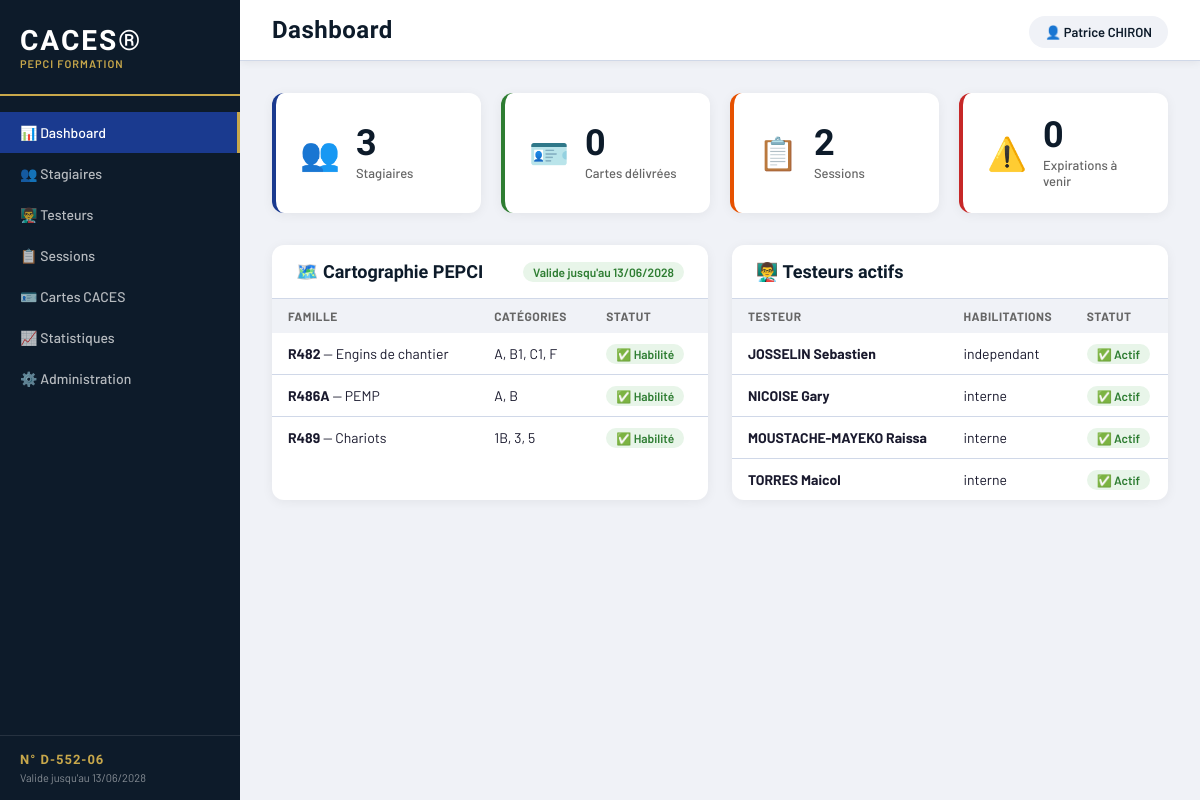
Before: / with the older database file.
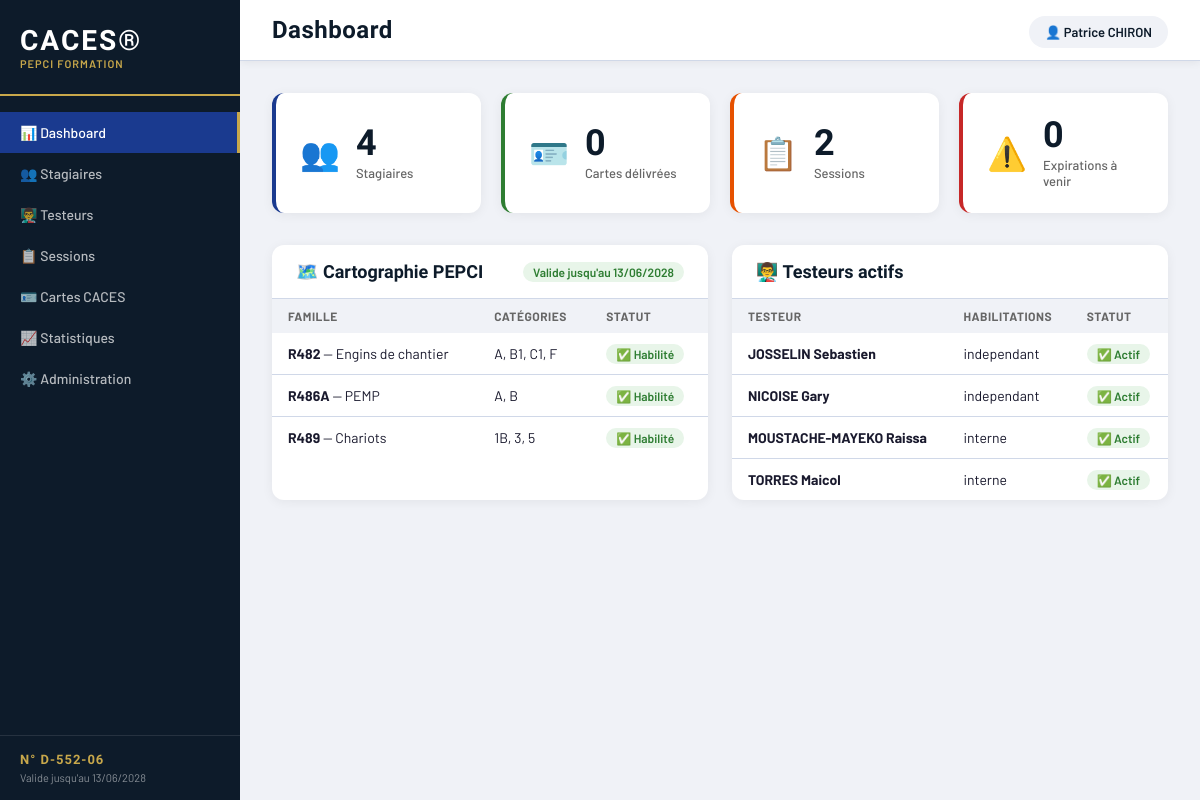
After: the same page with the newer database file.
### app/models/testeur.py (models this page shows)
class Testeur(Base):
    __tablename__ = "testeurs"
    id = Column(Integer, primary_key=True, index=True)
    nom = Column(String(100), nullable=False)
    prenom = Column(String(100), nullable=False)
    email = Column(String(200), nullable=True)
    telephone = Column(String(20), nullable=True)
    photo = Column(String(500), nullable=True)
    statut = Column(String(20), default="interne")
    entreprise = Column(String(200), nullable=True)
    numero_inrs = Column(String(50), nullable=True)
    date_habilitation = Column(Date, nullable=True)
    date_expiration_habilitation = Column(Date, nullable=True)
    visite_medicale = Column(Date, nullable=True)
    formation_continue = Column(Date, nullable=True)
    date_prochain_controle = Column(Date, nullable=True)
    note = Column(Text, nullable=True)
    date_creation = Column(DateTime, default=datetime.utcnow)
    actif = Column(Boolean, default=True)

### app/main.py (the view)
@app.get("/")
def dashboard(request: Request):
    db = SessionLocal()
    testeurs_list = db.query(Testeur).filter(Testeur.actif == True).all()
    stats = {
        "stagiaires": db.query(Stagiaire).filter(Stagiaire.actif == 1).count(),
        "cartes": 0,
        "sessions": db.query(Session).count(),
        "expirations": 0
    }
    db.close()
    return templates.TemplateResponse(
        request=request,
        name="dashboard.html",
        context={
            "page": "dashboard",
            "stats": stats,
            "testeurs": testeurs_list
        }
    )

### templates/dashboard.html
{% extends "base.html" %}
{% block title %}Dashboard{% endblock %}
{% block content %}
<div class="stats-grid">
    <div class="stat-card blue">
        <div class="stat-icon">👥</div>
        <div class="stat-info">
            <div class="stat-number">{{ stats.stagiaires }}</div>
            <div class="stat-label">Stagiaires</div>
        </div>
    </div>
    <div class="stat-card green">
        <div class="stat-icon">🪪</div>
        <div class="stat-info">
            <div class="stat-number">{{ stats.cartes }}</div>
            <div class="stat-label">Cartes délivrées</div>
        </div>
    </div>
    <div class="stat-card orange">
        <div class="stat-icon">📋</div>
        <div class="stat-info">
            <div class="stat-number">{{ stats.sessions }}</div>
            <div class="stat-label">Sessions</div>
        </div>
    </div>
    <div class="stat-card red">
        <div class="stat-icon">⚠️</div>
        <div class="stat-info">
            <div class="stat-number">{{ stats.expirations }}</div>
            <div class="stat-label">Expirations à venir</div>
        </div>
    </div>
</div>
<div class="dashboard-grid">
    <div class="card">
        <div class="card-header">
            <h2>🗺️ Cartographie PEPCI</h2>
            <span class="badge green">Valide jusqu'au 13/06/2028</span>
        </div>
        <table class="table">
            <thead>
                <tr>
                    <th>Famille</th>
                    <th>Catégories</th>
                    <th>Statut</th>
                </tr>
            </thead>
            <tbody>
                <tr>
                    <td><strong>R482</strong> — Engins de chantier</td>
                    <td>A, B1, C1, F</td>
                    <td><span class="badge green">✅ Habilité</span></td>
                </tr>
                <tr>
                    <td><strong>R486A</strong> — PEMP</td>
                    <td>A, B</td>
                    <td><span class="badge green">✅ Habilité</span></td>
                </tr>
                <tr>
                    <td><strong>R489</strong> — Chariots</td>
                    <td>1B, 3, 5</td>
                    <td><span class="badge green">✅ Habilité</span></td>
                </tr>
            </tbody>
        </table>
    </div>
    <div class="card">
        <div class="card-header">
            <h2>👨‍🏫 Testeurs actifs</h2>
        </div>
        <table class="table">
            <thead>
                <tr>
                    <th>Testeur</th>
                    <th>Habilitations</th>
                    <th>Statut</th>
                </tr>
            </thead>
            <tbody>
                {% for testeur in testeurs %}
                <tr>
                    <td><strong>{{ testeur.nom }} {{ testeur.prenom }}</strong></td>
                    <td>{{ testeur.statut }}</td>
                    <td><span class="badge green">✅ Actif</span></td>
                </tr>
                {% endfor %}
            </tbody>
        </table>
    </div>
</div>
{% endblock %}

Changed rows visible on the page:
changed Testeur "NICOISE": statut "interne" → "independant"
Other visible differences:
{{ stats.stagiaires }}: "3" → "4"
